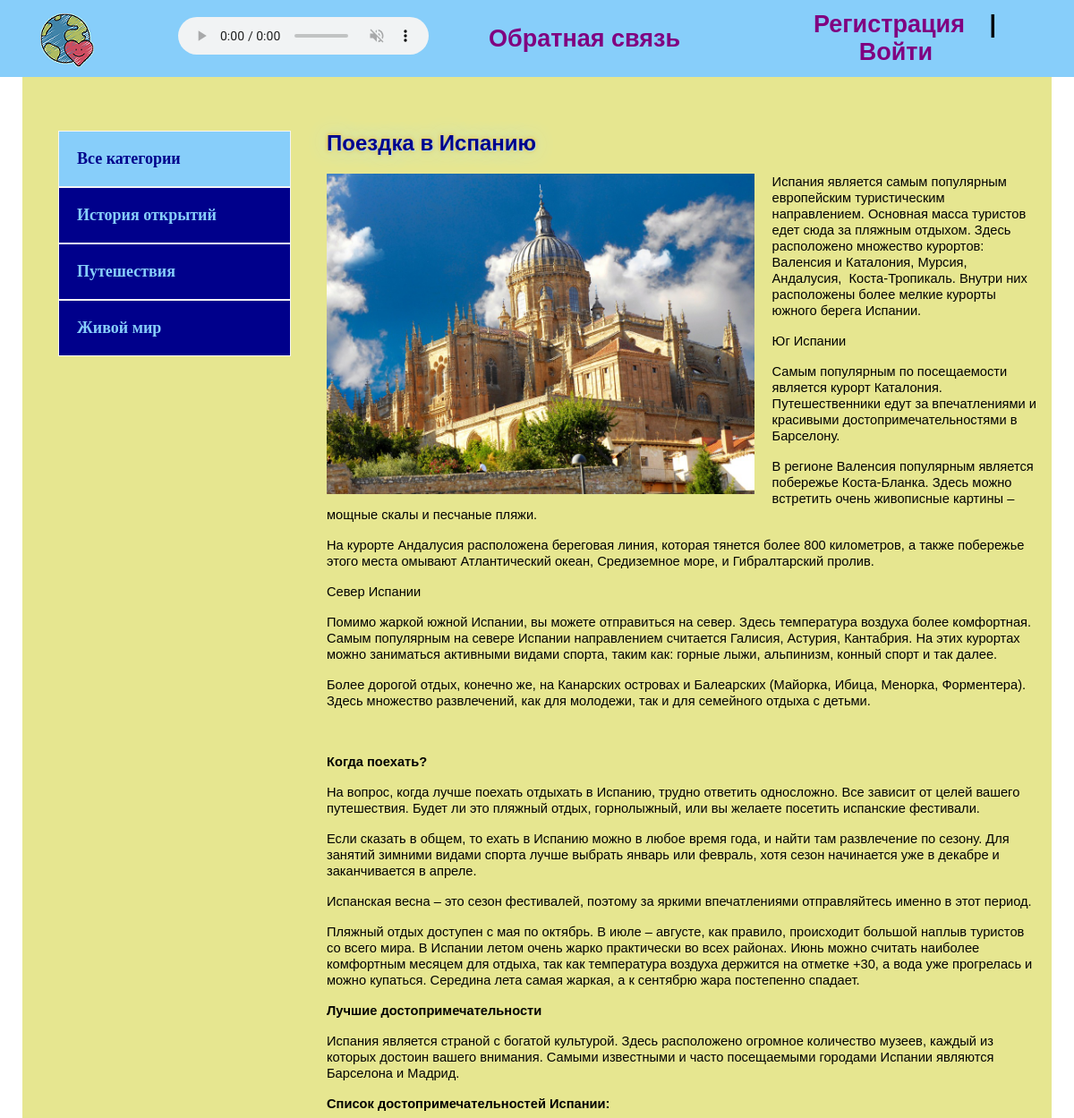
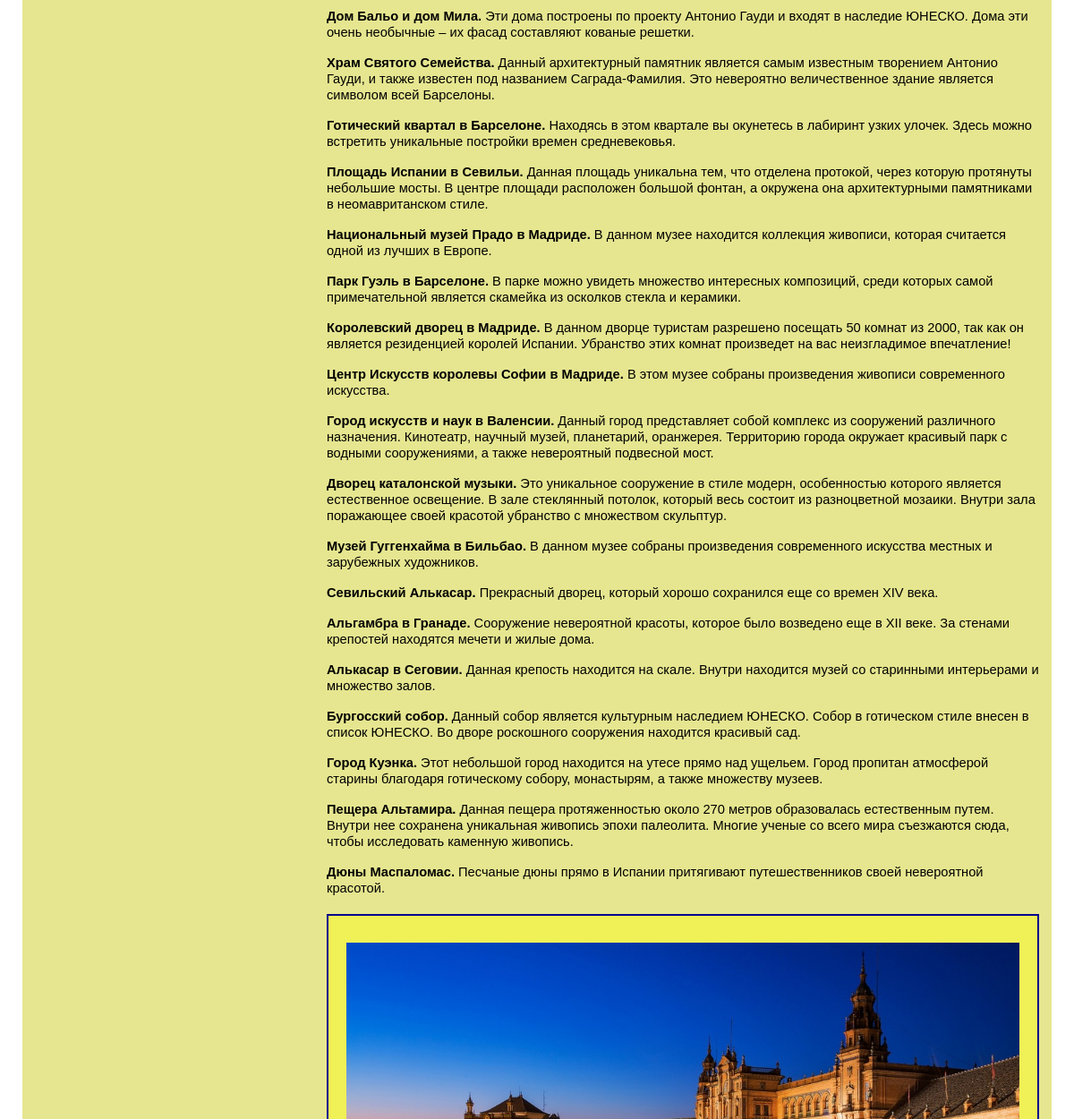
The page /article/poezdka-v-ispaniyu/ (upper part) on the database as committed earlier (2 pictures, top to bottom).
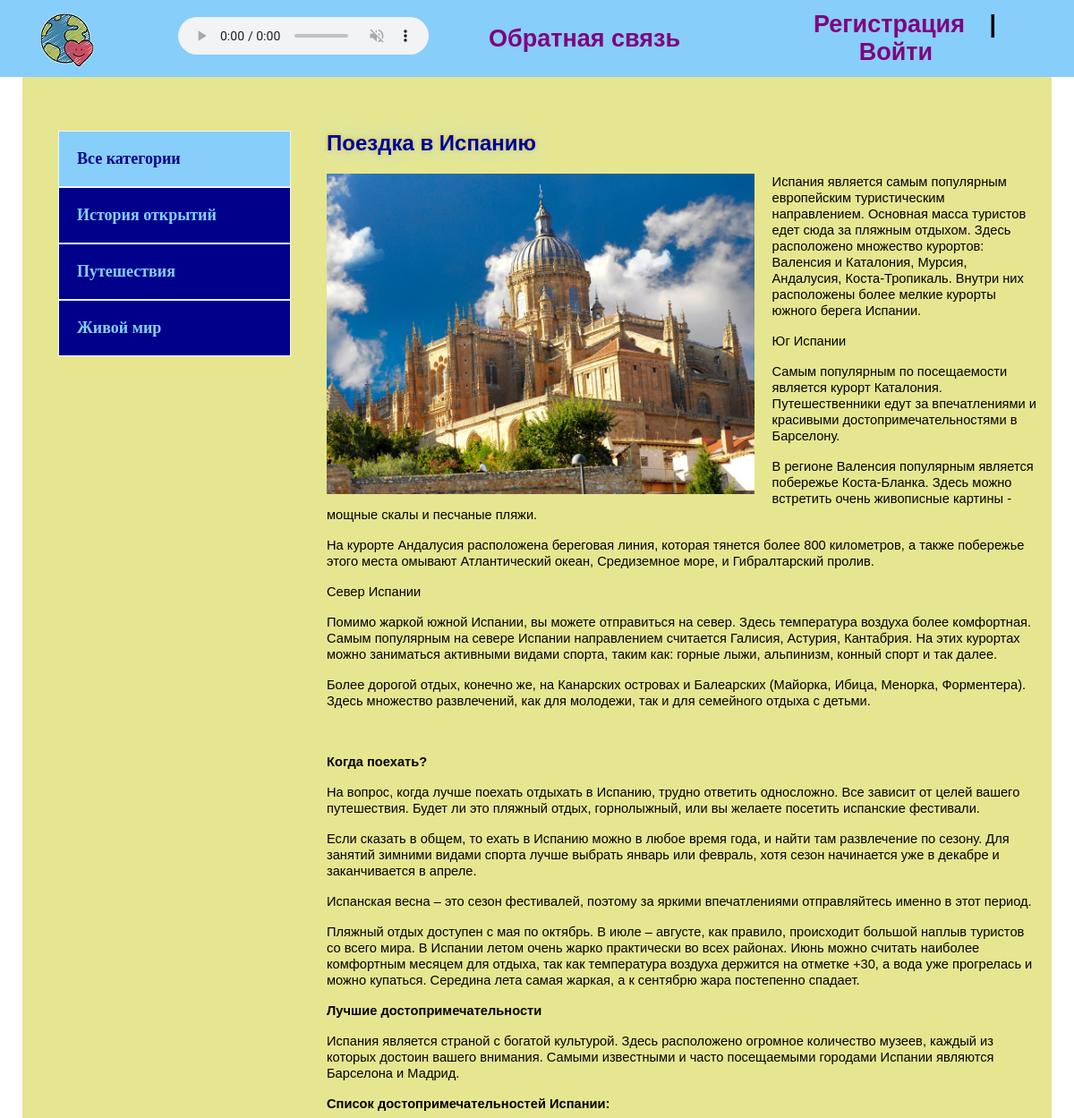
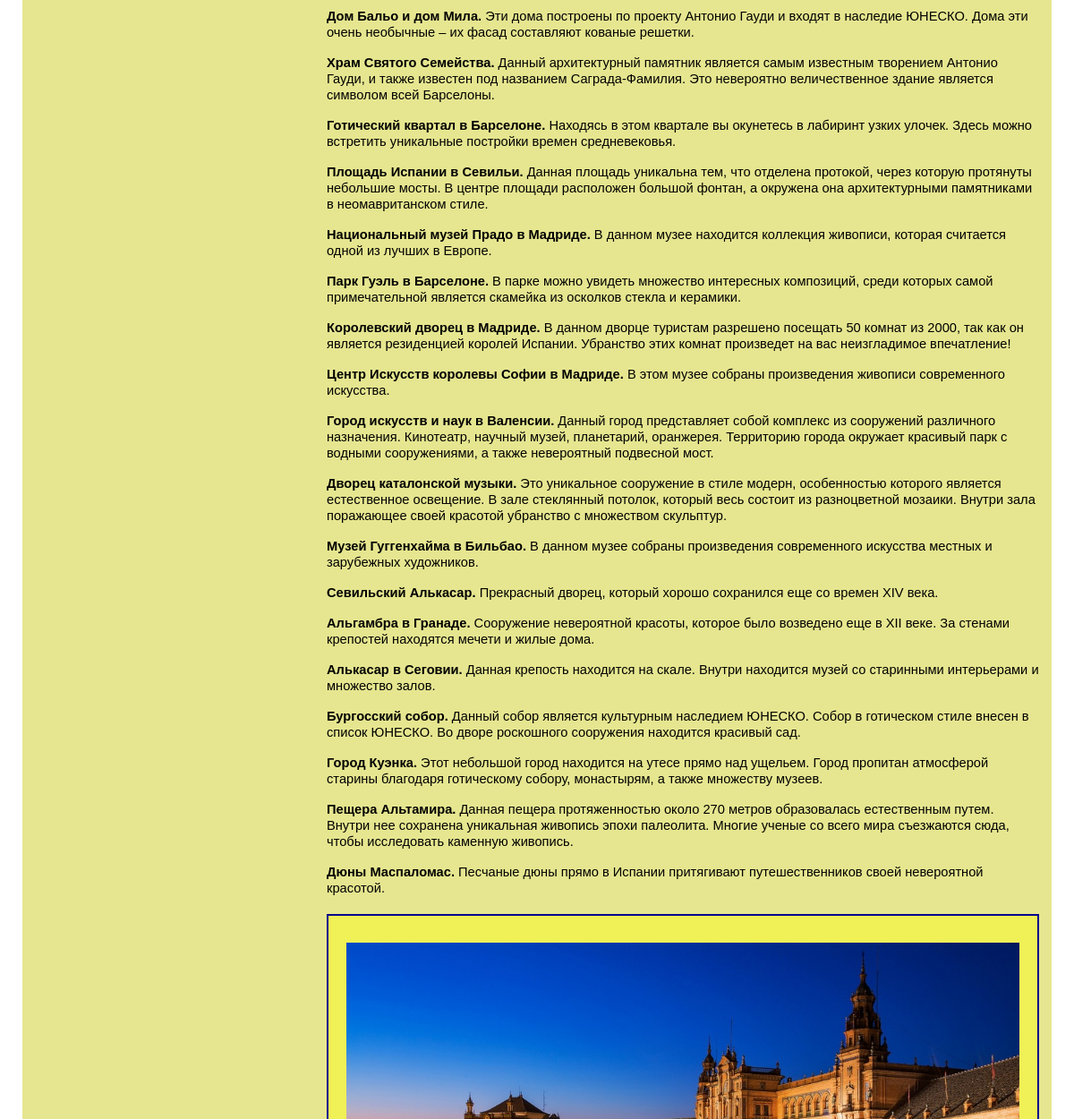
The same page on the database as committed later (2 pictures, top to bottom).
### blog/models.py (models this page shows, shortened)
class Category(models.Model):
    name = models.CharField(max_length=150, verbose_name='Название')
    slug = models.SlugField(max_length=150, unique=True, verbose_name='URL')
    def get_absolute_url(self):
        return reverse('category', kwargs={'cat_slug': self.slug})
    class Meta:
        verbose_name = 'категорию'
        verbose_name_plural = 'Категории'

class Blog(models.Model):
    title = models.CharField(max_length=255, verbose_name='Заголовок')
    slug = models.SlugField(max_length=255, unique=True, verbose_name='URL')
    content = models.TextField(blank=True, verbose_name='Содержание')
    photo = models.ImageField(upload_to='photos/%Y/%m/%d/', blank=True, verbose_name='Фотография')
    time_created = models.DateTimeField(auto_now_add=True, verbose_name='Время создания')
    time_update = models.DateTimeField(auto_now=True, verbose_name='Время обновления')
    is_published = models.BooleanField(default=True, verbose_name='Опубликовано')
    picture1 = models.ImageField(upload_to='pictures/%Y/%m/%d/', blank=True, verbose_name='Картинка1')
    picture2 = models.ImageField(upload_to='pictures/%Y/%m/%d/', blank=True, verbose_name='Картинка2')
    picture3 = models.ImageField(upload_to='pictures/%Y/%m/%d/', blank=True, verbose_name='Картинка3')
    picture4 = models.ImageField(upload_to='pictures/%Y/%m/%d/', blank=True, verbose_name='Картинка4')
    picture5 = models.ImageField(upload_to='pictures/%Y/%m/%d/', blank=True, verbose_name='Картинка5')
    cat = models.ForeignKey('Category', on_delete=models.PROTECT, verbose_name='Категория')
    def __str__(self):
        return self.title
    class Meta:
        verbose_name = 'статью'
        verbose_name_plural = 'Статьи'
        ordering = ['-time_created']

### blog/views.py (the view)
# urls.py: path('article/<slug:article_slug>/', ShowArticle.as_view(), name='article'),
class ShowArticle(DataMixin, DetailView):
    model = Blog
    template_name = 'blog/article.html'
    context_object_name = 'article'
    slug_url_kwarg = 'article_slug'
    def get_context_data(self, *, object_list=None, **kwargs):
        context = super().get_context_data(**kwargs)
        c_def = self.get_user_context(title=context['article'])
        return dict(list(context.items()) + list(c_def.items()))

### blog/utils.py (called while the page is built)
    def get_user_context(self, **kwargs):
        context = kwargs
        cats = Category.objects.annotate(Count('blog'))
        user_menu = menu.copy()
        if not self.request.user.is_authenticated:
            user_menu.pop(0)
        context['menu'] = user_menu
        context['cats'] = cats
        if 'cat_selected' not in context:
            context['cat_selected'] = 0
        return context

### blog/templates/blog/article.html (shortened to what this page needs)
{% extends 'blog/base.html' %}
{% block content %}
<div class="post">
    <h2>{{ article.title }}</h2>
    {% if article.photo %}
        <img class="image" src="{{ article.photo.url }}" alt="">
    {% endif %}
    {{ article.content|safe }}
    <div class="window">
        <div id="viewport">
            <div class="slider" style="left: 0">
                <div class="slide"><img src="{{ article.picture1.url }}" alt=""></div>
            </div>
        </div>
    </div>
</div>
{% endblock %}

### blog/templates/blog/base.html (shortened to what this page needs)
<!DOCTYPE html>
{% load static %}
{% load blog_tags %}
<html lang="en">
<head>
    <link rel="stylesheet" href="{% static 'css/style.css' %}">
</head>
<body>
<div class="header">
    <div class="wrap">
        <ul class="mainmenu">
            <li class="logo"><a href="{% url 'index' %}"><img src="{% static 'blog/logo.png' %}" alt=""></a></li>
            <li class="audio">
                <audio loop="loop" preload="auto" autoplay="autoplay" controls="controls" muted="muted">
                    <source src="{% static 'blog/fon2.mp3' %}">
                </audio>
            </li>
            {% for m in menu %}
            <li class="last"><a href="{% url m.url_name %}">{{ m.title }}</a></li>
            {% endfor %}
            {% if request.user.is_authenticated %}
            <li class="last" style="color: darkblue">{{ user.username }} | <a href="{% url 'logout' %}">Выйти</a></li>
            {% else %}
            <li class="last"><a href="{% url 'register' %}">Регистрация</a> | <a href="{% url 'login' %}">Войти</a></li>
            {% endif %}
        </ul>
    </div>
</div>
<div class="content">
    <div class="wrap">
        <div class="sidebar">
            <ul>
                {% if cat_selected == 0 %}
                <li class="selected">Все категории</li>
                {% else %}
                <li><a href="{% url 'index' %}">Все категории</a></li>
                {% endif %}
                {% for c in cats %}
                {% if c.blog__count > 0 %}
                {% if c.pk == cat_selected %}
                <li class="selected">{{ c.name }}</li>
                {% else %}
                <li><a href="{{ c.get_absolute_url }}">{{ c.name }}</a></li>
                {% endif %}
                {% endif %}
                {% endfor %}
            </ul>
        </div>
        <div class="main">
            {% block content %}
            {% endblock %}
        </div>
    </div>
</div>
</body>
</html>

### blog/static/css/style.css (style rules this page uses)
html { background-image: url(32261-priroda_palma_more.jpg); background-repeat: no-repeat; background-position: center center; background-attachment: fixed; -webkit-background-size: cover; -moz-background-size: cover; -o-background-size: cover; background-size: cover; }
body { margin: 0; padding: 0; }
.wrap { max-width: 1150px; margin: 0 auto; }
.content .wrap { background: rgb(230, 230, 144); padding: 40px; box-sizing: border-box; display: flex; }
ul { list-style: none; margin: 0; padding: 0; }
a { color: purple; padding: 20px; text-decoration: none; }
.sidebar a { color: lightskyblue; }
h1, h2 { color: darkblue; text-shadow: 1px 1px 1px powderblue, 0 0 1em powderblue, 0 0 0.2em orange; font-family: 'Franklin Gothic Medium', 'Arial Narrow', Arial, sans-serif; }
.header { background: lightskyblue; }
.mainmenu { display: flex; font-size: 25px; font-weight: bold; padding: 5px 0; align-items: center; justify-content: space-between; }
.logo { flex-basis: 20%; padding-top: 10px; padding-left: 0; }
.last { flex-basis: 40%; text-align: center; font-family: 'Franklin Gothic Medium', 'Arial Narrow', Arial, sans-serif; font-size: 27px; }
.sidebar ul { width: 260px; margin-right: 40px; margin-top: 20px; }
.sidebar a { display: block; padding: 20px; border: 1px solid whitesmoke; background: darkblue; font-weight: bold; font-size: 18px; }
.sidebar { background: rgb(230, 230, 144); }
.main { background: rgb(230, 230, 144); }
.selected { padding: 20px; font-size: 18px; border: 1px solid whitesmoke; font-weight: bold; background: lightskyblue; color: darkblue; }
.image { float: left; max-width: 60%; margin-right: 20px; }
.post { font-size: 16px; }
#viewport { margin-top: 30px; width: 752px; height: 564px; overflow: hidden; }
.slider { position: relative; transition: 500ms; width: calc(100% * 5); height: 564px; display: flex; justify-content: start; flex-wrap: nowrap; }
.slide { width: 100%; height: 564px; }
.slide img { width: 100%; height: 564px; object-fit: cover; object-position: 0; }
.window { border: 2px solid darkblue; padding: 0 20px 20px; margin-top: 20px; background: rgb(255, 255, 0, 0.4); }
.last a { display: inline; }
.audio { margin: 0; padding: 0; flex-basis: 30%; }
audio { width: 280px; height: 42px; }

Rows that differ between the two databases and show on the page:
changed Blog "Поездка в Испанию": content "…встретить очень живописные картины – мощные скалы и песчаные…" → "…встретить очень живописные картины - мощные скалы и песчаные…"
